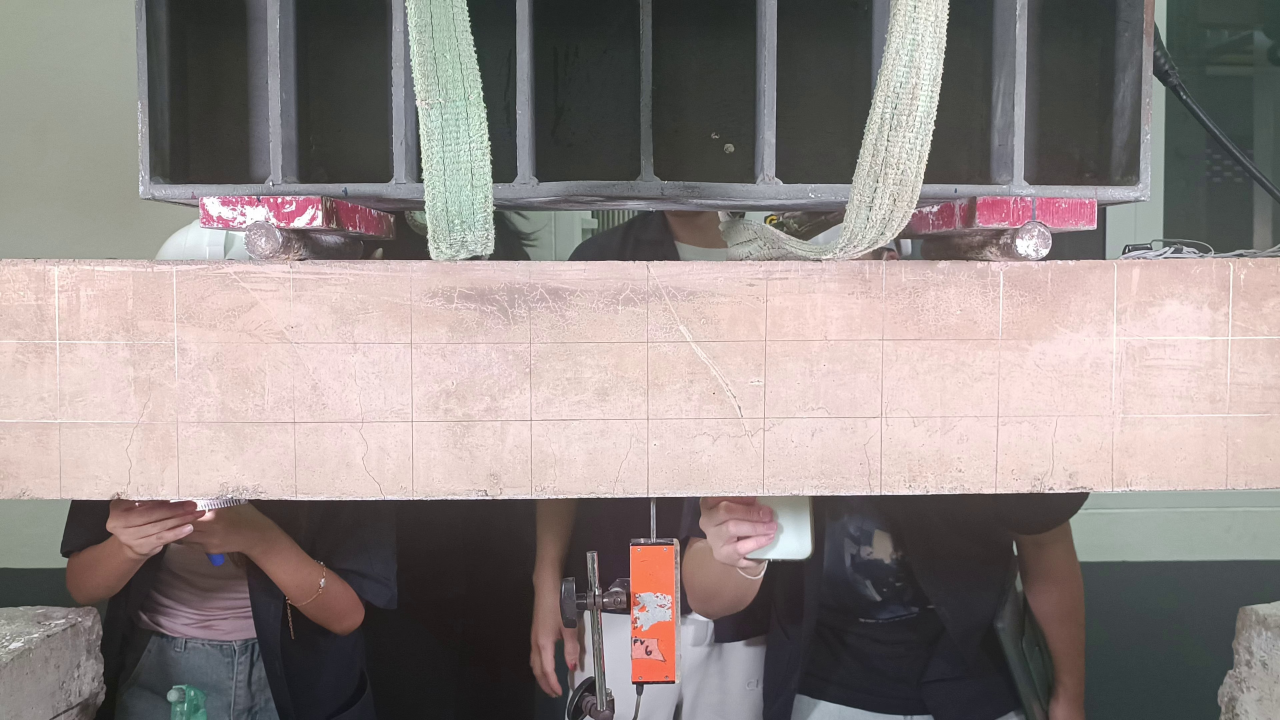
#> input picture code/images/frame_0013.jpg, 3840 x 2160 px (shown at 1/3 size)
$ python mask.py
#> lines starting #> are read from the running program, lines starting #| are printed output that depends on the picture; after the words box and inside, x2 and y2 are one past the last pixel; in counts of white or black regions, pixels touching at a corner belong together
import cv2
import numpy as np

# # Load image
# image = cv2.imread("../../images/frame_0013.jpg")
# import cv2
# import numpy as np

def process_image(image_path):
    # Load the image
#> called with image_path = 'input.jpg'
    image = cv2.imread("../../images/frame_0013.jpg")
#> image is the input picture: shape (2160, 3840, 3); mean B, G, R 131.4, 133.8, 143.1
    if image is None:
        print("Error: Image not found!")
        return

    # Define the ROI coordinates [(x1,y1), (x2,y2), (x3,y3), (x4,y4)]
    points = [(0.6, 775), (3833, 775), (0.6, 1496), (3833, 1496)]

    # Convert to integers (OpenCV needs whole pixels)
    points = [(int(x), int(y)) for x, y in points]

    # Get the bounding rectangle of the ROI
    x_coords = [p[0] for p in points]
    y_coords = [p[1] for p in points]
    x1, x2 = min(x_coords), max(x_coords)
    y1, y2 = min(y_coords), max(y_coords)

    # 1. Crop the ROI
    roi = image[y1:y2, x1:x2]
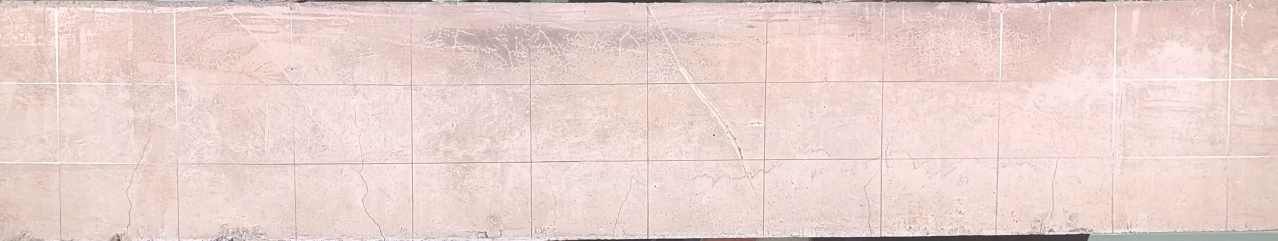
#> roi: shape (721, 3833, 3) (shown at 1/3 size); mean B, G, R 206.6, 211.1, 233.9

    # 2. Resize the ROI (optional - to 800x600 in this example)
    resized_roi = cv2.resize(roi, (800, 600))
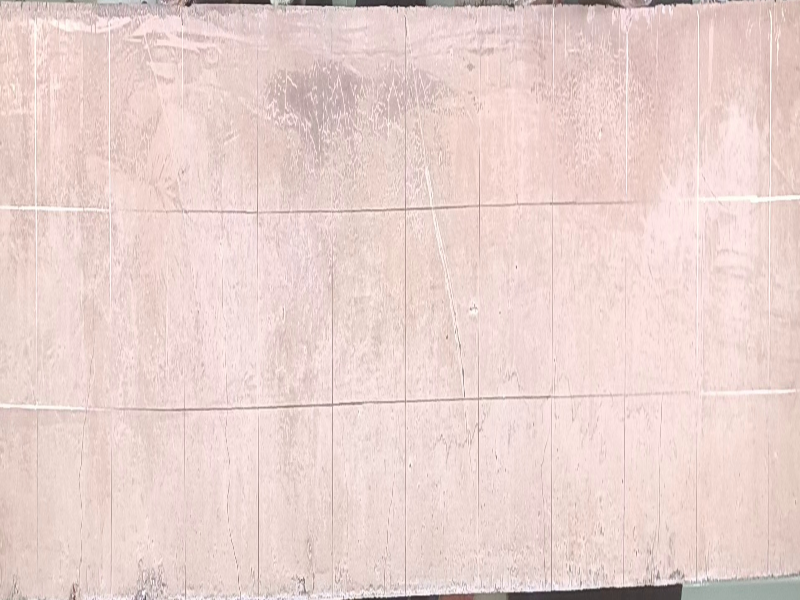
#> resized_roi: shape (600, 800, 3); mean B, G, R 206.5, 211, 233.7

    # 3. Create a binary mask
    mask = np.zeros(image.shape[:2], dtype=np.uint8)  # Black background
    cv2.rectangle(mask, (x1, y1), (x2, y2), 255, -1)  # White rectangle for ROI
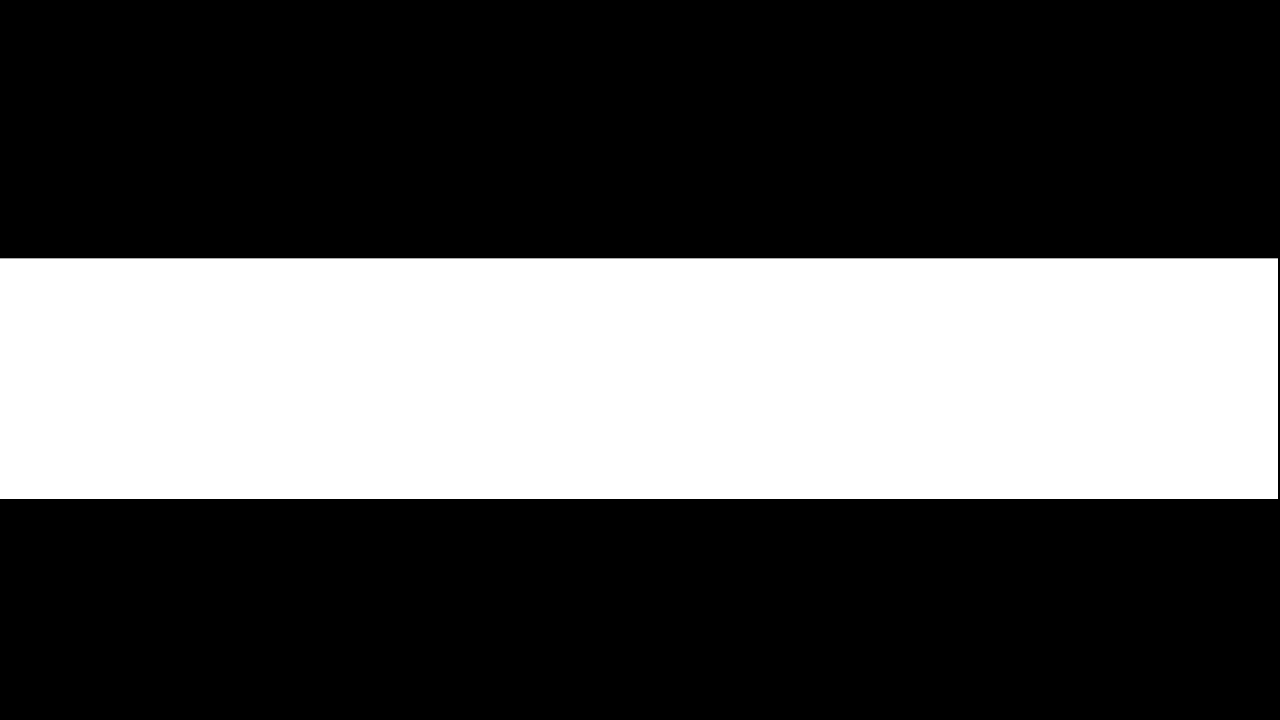
#> mask: shape (2160, 3840) (shown at 1/3 size); 33.4% white; 1 white region, box (x1, y1, x2, y2) and area: (0, 775, 3834, 1497) 2768148

    # 4. Apply the mask to original image
    masked_image = cv2.bitwise_and(image, image, mask=mask)
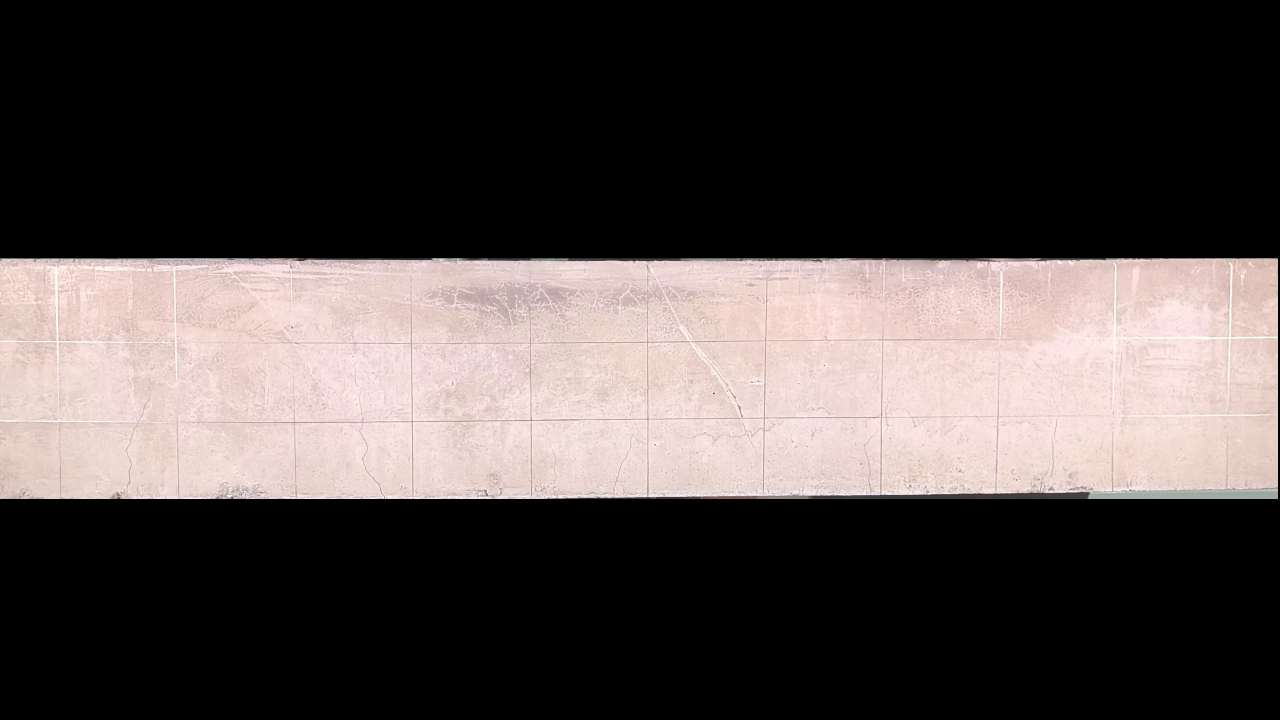
#> masked_image: shape (2160, 3840, 3) (shown at 1/3 size); mean B, G, R 68.9, 70.4, 78

    # Save results
    cv2.imwrite("cropped_roi.jpg", roi)
    cv2.imwrite("resized_roi.jpg", resized_roi)
    cv2.imwrite("binary_mask.jpg", mask)
    cv2.imwrite("masked_image.jpg", masked_image)

    # Display results (optional)
    cv2.imshow("Original Image", image)
    cv2.imshow("Cropped ROI", roi)
    cv2.imshow("Resized ROI", resized_roi)
    cv2.imshow("Binary Mask", mask)
    cv2.imshow("Masked Image", masked_image)
    cv2.waitKey(0)
    cv2.destroyAllWindows()

# Run the program
process_image("input.jpg")

$ run again, with code/images/frame_0000.jpg copied over code/images/frame_0013.jpg
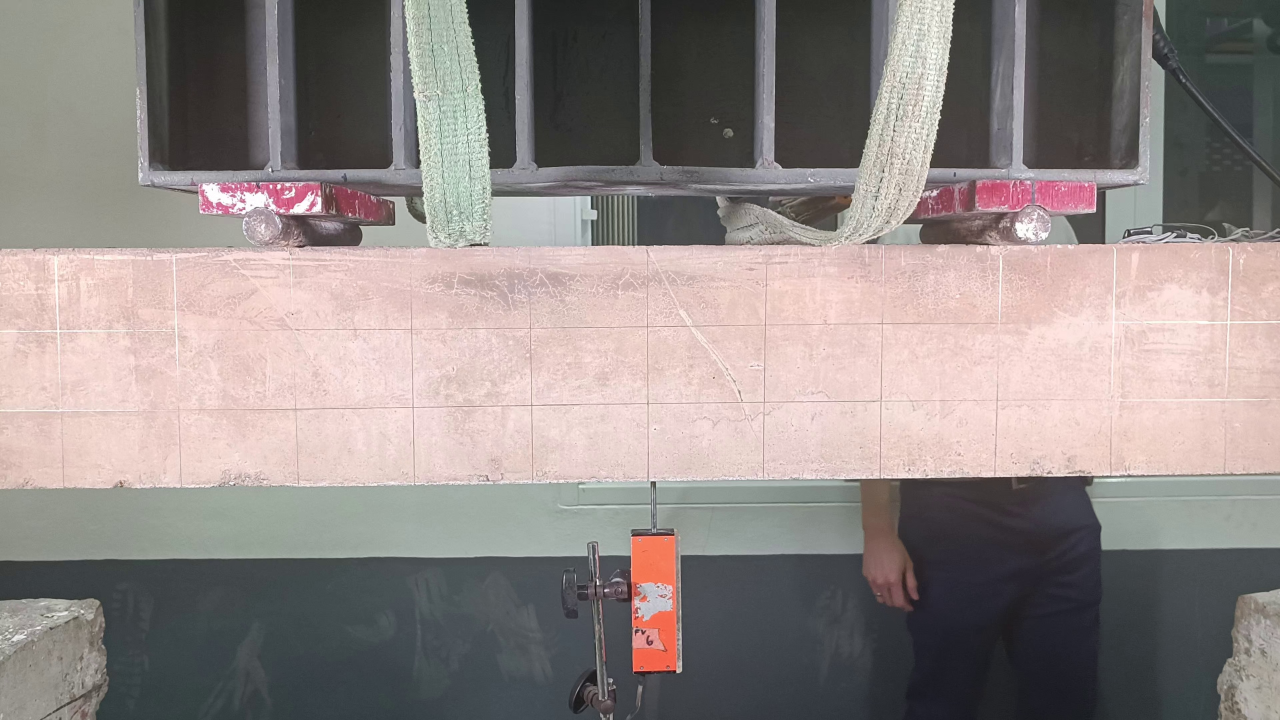
#> input picture code/images/frame_0000.jpg, 3840 x 2160 px (shown at 1/3 size)
#> in process_image, image is the input picture: shape (2160, 3840, 3); mean B, G, R 133.5, 135.9, 144.7
#> in process_image, `resized_roi = cv2.resize(roi, (800, 600))`:
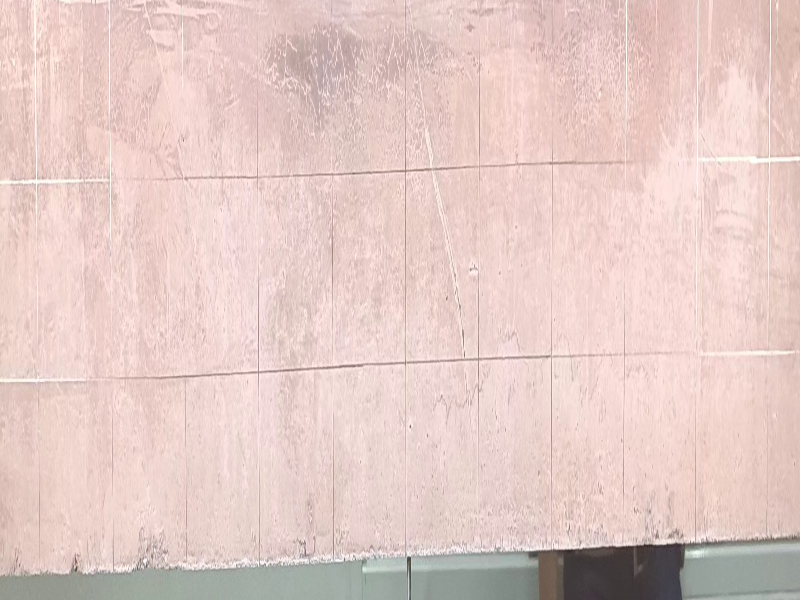
#> resized_roi: shape (600, 800, 3); mean B, G, R 198, 203.1, 228
#> mask: shape (2160, 3840); 33.4% white; 1 white region, box (x1, y1, x2, y2) and area: (0, 775, 3834, 1497) 2768148
#> in process_image, `masked_image = cv2.bitwise_and(image, image, mask=mask)`:
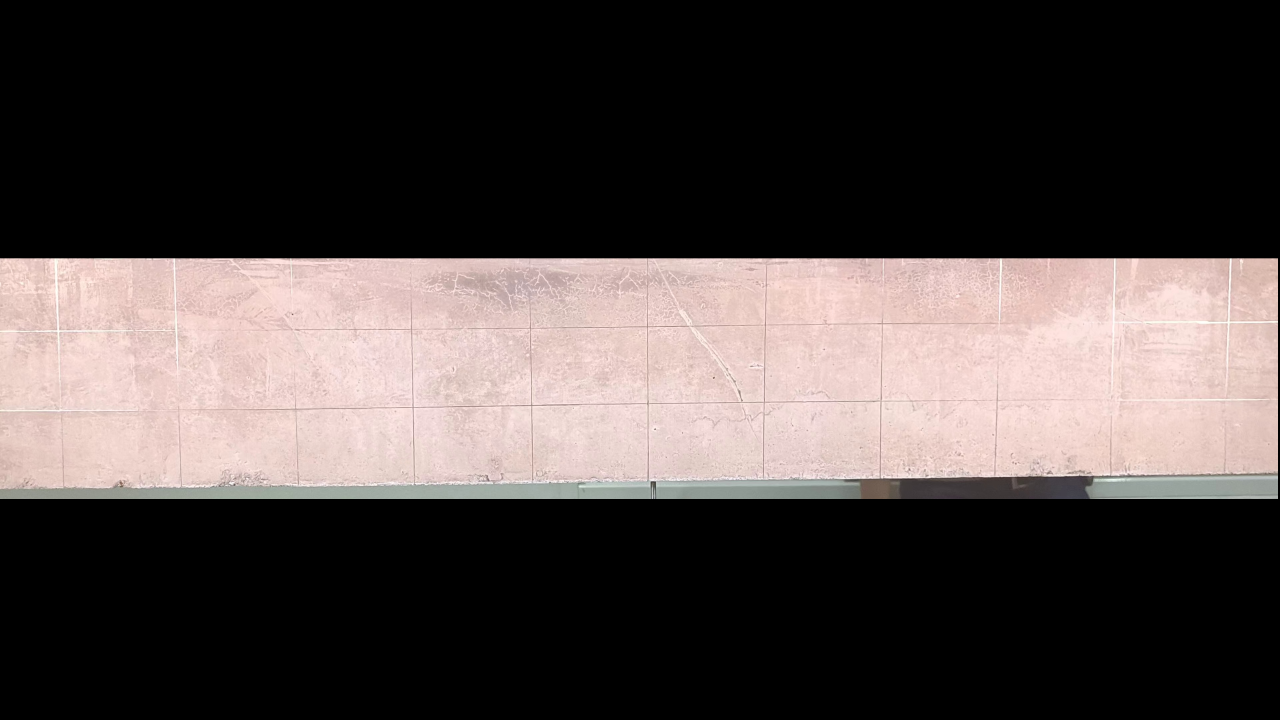
#> masked_image: shape (2160, 3840, 3) (shown at 1/3 size); mean B, G, R 66.1, 67.8, 76.1
